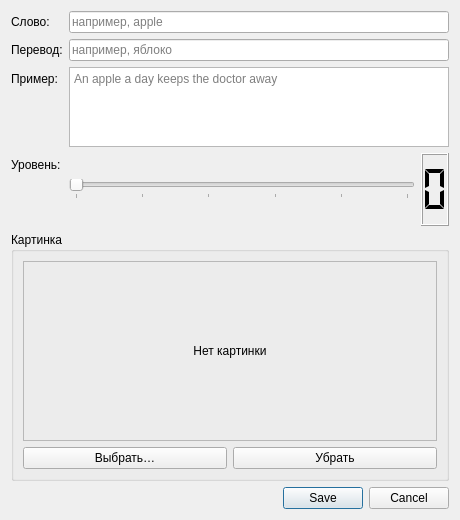
<?xml version="1.0" encoding="UTF-8"?>
<ui version="4.0">
 <class>CardDialog</class>
 <widget class="QDialog" name="CardDialog">
  <property name="geometry">
   <rect>
    <x>0</x>
    <y>0</y>
    <width>460</width>
    <height>520</height>
   </rect>
  </property>
  <property name="windowTitle">
   <string>Карточка</string>
  </property>
  <layout class="QVBoxLayout" name="mainLayout">
   <item>
    <layout class="QFormLayout" name="formLayout">
     <property name="fieldGrowthPolicy">
      <enum>QFormLayout::FieldGrowthPolicy::AllNonFixedFieldsGrow</enum>
     </property>
     <item row="0" column="0">
      <widget class="QLabel" name="wordLabel">
       <property name="text">
        <string>Слово:</string>
       </property>
      </widget>
     </item>
     <item row="0" column="1">
      <widget class="QLineEdit" name="wordEdit">
       <property name="placeholderText">
        <string>например, apple</string>
       </property>
      </widget>
     </item>
     <item row="1" column="0">
      <widget class="QLabel" name="translationLabel">
       <property name="text">
        <string>Перевод:</string>
       </property>
      </widget>
     </item>
     <item row="1" column="1">
      <widget class="QLineEdit" name="translationEdit">
       <property name="placeholderText">
        <string>например, яблоко</string>
       </property>
      </widget>
     </item>
     <item row="2" column="0">
      <widget class="QLabel" name="exampleLabel">
       <property name="text">
        <string>Пример:</string>
       </property>
      </widget>
     </item>
     <item row="2" column="1">
      <widget class="QPlainTextEdit" name="exampleEdit">
       <property name="maximumSize">
        <size>
         <width>16777215</width>
         <height>80</height>
        </size>
       </property>
       <property name="placeholderText">
        <string>An apple a day keeps the doctor away</string>
       </property>
      </widget>
     </item>
     <item row="3" column="0">
      <widget class="QLabel" name="levelLabel">
       <property name="text">
        <string>Уровень:</string>
       </property>
      </widget>
     </item>
     <item row="3" column="1">
      <layout class="QHBoxLayout" name="levelLayout">
       <item>
        <widget class="QSlider" name="levelSlider">
         <property name="maximum">
          <number>5</number>
         </property>
         <property name="pageStep">
          <number>1</number>
         </property>
         <property name="orientation">
          <enum>Qt::Orientation::Horizontal</enum>
         </property>
         <property name="tickPosition">
          <enum>QSlider::TickPosition::TicksBelow</enum>
         </property>
         <property name="tickInterval">
          <number>1</number>
         </property>
        </widget>
       </item>
       <item>
        <widget class="QLCDNumber" name="levelLcd">
         <property name="digitCount">
          <number>1</number>
         </property>
         <property name="segmentStyle">
          <enum>QLCDNumber::SegmentStyle::Flat</enum>
         </property>
        </widget>
       </item>
      </layout>
     </item>
    </layout>
   </item>
   <item>
    <widget class="QGroupBox" name="imageGroup">
     <property name="title">
      <string>Картинка</string>
     </property>
     <layout class="QVBoxLayout" name="imageLayout">
      <item>
       <widget class="QLabel" name="imageLabel">
        <property name="minimumSize">
         <size>
          <width>0</width>
          <height>180</height>
         </size>
        </property>
        <property name="frameShape">
         <enum>QFrame::Shape::StyledPanel</enum>
        </property>
        <property name="text">
         <string>Нет картинки</string>
        </property>
        <property name="alignment">
         <set>Qt::AlignmentFlag::AlignCenter</set>
        </property>
       </widget>
      </item>
      <item>
       <layout class="QHBoxLayout" name="imageButtonsLayout">
        <item>
         <widget class="QPushButton" name="chooseImageButton">
          <property name="text">
           <string>Выбрать…</string>
          </property>
         </widget>
        </item>
        <item>
         <widget class="QPushButton" name="removeImageButton">
          <property name="text">
           <string>Убрать</string>
          </property>
         </widget>
        </item>
       </layout>
      </item>
     </layout>
    </widget>
   </item>
   <item>
    <widget class="QDialogButtonBox" name="buttonBox">
     <property name="standardButtons">
      <set>QDialogButtonBox::StandardButton::Cancel|QDialogButtonBox::StandardButton::Save</set>
     </property>
    </widget>
   </item>
  </layout>
 </widget>
 <tabstops>
  <tabstop>wordEdit</tabstop>
  <tabstop>translationEdit</tabstop>
  <tabstop>exampleEdit</tabstop>
  <tabstop>levelSlider</tabstop>
 </tabstops>
 <resources/>
 <connections/>
</ui>
